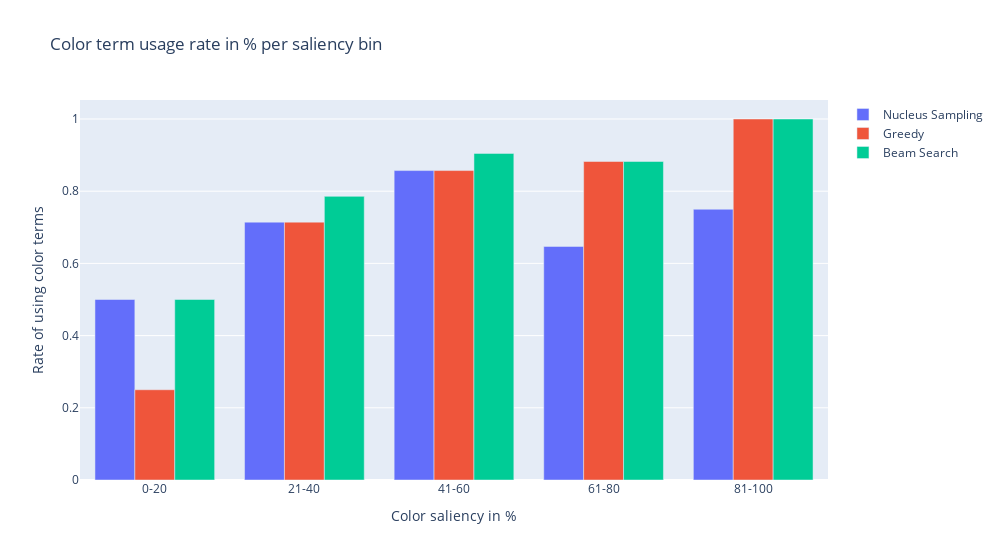

The notebook cell saved with this chart:
### Code cell
import plotly.graph_objects as go
import pandas as pd
import numpy as np
import json

# Assuming you have a DataFrame called 'data' with columns 'color saliency', 'color beam', and 'Model'

# Determine the category bins based on the range of values in the 'color saliency' column
num_bins = 5
category_bins_texture = pd.cut(data['texture saliency'], bins=num_bins)
category_bins_color = pd.cut(data['color saliency'], bins=num_bins)


# Create a new column in the DataFrame to represent the category bins
data['Category Bin Color'] = category_bins_color.astype(str)
data['Category Bin Texture'] = category_bins_texture.astype(str)

# Group the data by the category bins, boolean values, and model, and calculate the counts for each group

# color
color_nucleus = data.groupby(['Category Bin Color', 'color nucleus']).size().unstack().reset_index().fillna(0)
color_greedy = data.groupby(['Category Bin Color', 'color greedy']).size().unstack().reset_index().fillna(0)
color_beam = data.groupby(['Category Bin Color', 'color beam']).size().unstack().reset_index().fillna(0)

print(color_beam)

color_nucleus['Percentage'] = color_nucleus.apply(lambda row: row[True] / (row[True] + row[False]), axis=1)
color_greedy['Percentage'] = color_greedy.apply(lambda row: row[True] / (row[True] + row[False]), axis=1)
color_beam['Percentage'] = color_beam.apply(lambda row: row[True] / (row[True] + row[False]), axis=1)


# texture
texture_nucleus = data.groupby(['Category Bin Texture', 'texture nucleus']).size().unstack().reset_index().fillna(0)
texture_greedy = data.groupby(['Category Bin Texture', 'texture greedy']).size().unstack().reset_index().fillna(0)
texture_beam = data.groupby(['Category Bin Texture', 'texture beam']).size().unstack().reset_index().fillna(0)


texture_nucleus['Percentage'] = texture_nucleus.apply(lambda row: row[True] / (row[True] + row[False]), axis=1)
texture_greedy['Percentage'] = texture_greedy.apply(lambda row: row[True] / (row[True] + row[False]), axis=1)
texture_beam['Percentage'] = texture_beam.apply(lambda row: row[True] / (row[True] + row[False]), axis=1)


# Create the grouped bar chart
fig = go.Figure()


bar_trace_nucleus = go.Bar(
    x=color_nucleus['Category Bin Color'],
    y=color_nucleus['Percentage'],
    name=f'Nucleus Sampling',
)

bar_trace_greedy = go.Bar(
    x=color_nucleus['Category Bin Color'],
    y=color_greedy['Percentage'],
    name=f'Greedy',

)

bar_trace_beam = go.Bar(
    x=color_nucleus['Category Bin Color'],
    y=color_beam['Percentage'],
    name=f'Beam Search',

)

fig.add_trace(bar_trace_nucleus)
fig.add_trace(bar_trace_greedy)
fig.add_trace(bar_trace_beam)

# Create the layout for the grouped bar chart
fig.update_layout(
    width=1000,
    title='Color term usage rate in % per saliency bin',
    xaxis=dict(title='Color saliency in %', tickmode = 'array',
               tickvals = [0, 1, 2, 3, 4],
        ticktext = ['0-20', '21-40', '41-60', '61-80', '81-100']),
    yaxis=dict(title='Rate of using color terms'),
    barmode='group'
)

# Show the plot
fig.show()

# # Save the plot as JSON
fig_json = fig.to_json()
with open('grouped_texture.json', 'w') as file:
    file.write(fig_json)

### Figure 1 — Plotly figure (JSON) as saved in the notebook; plotly's stock layout.template omitted (floating-point values rounded to 4 significant figures)
{"data": [{"name": "Nucleus Sampling", "type": "bar", "x": ["(2.909, 21.2]", "(21.2, 39.4]", "(39.4, 57.6]", "(57.6, 75.8]", "(75.8, 94.0]"], "y": [0.5, 0.7143, 0.8571, 0.6471, 0.75]}, {"name": "Greedy", "type": "bar", "x": ["(2.909, 21.2]", "(21.2, 39.4]", "(39.4, 57.6]", "(57.6, 75.8]", "(75.8, 94.0]"], "y": [0.25, 0.7143, 0.8571, 0.8824, 1]}, {"name": "Beam Search", "type": "bar", "x": ["(2.909, 21.2]", "(21.2, 39.4]", "(39.4, 57.6]", "(57.6, 75.8]", "(75.8, 94.0]"], "y": [0.5, 0.7857, 0.9048, 0.8824, 1]}], "layout": {"barmode": "group", "title": {"text": "Color term usage rate in % per saliency bin"}, "width": 1000, "xaxis": {"tickmode": "array", "ticktext": ["0-20", "21-40", "41-60", "61-80", "81-100"], "tickvals": [0, 1, 2, 3, 4], "title": {"text": "Color saliency in %"}}, "yaxis": {"title": {"text": "Rate of using color terms"}}}}
